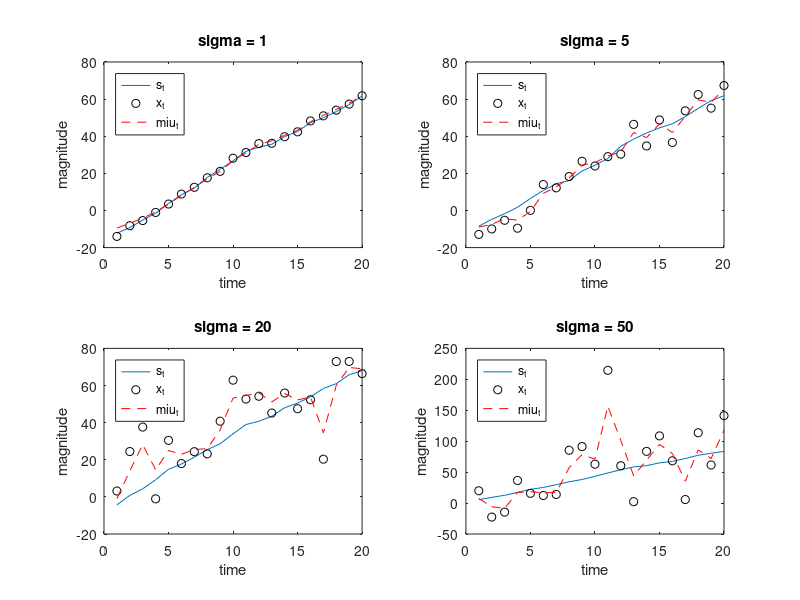

Reproduce this figure in MATLAB. (Note: this script raises an error after producing the figure.)
function BayesBook_12_1_simu_MisestNoise

%following the simple generative model in chapter 12
%where delta and sigma_s determine the transition function
%(a process that increases with time)

%examine the effect of misestimating noise during inference
%world: have different noise levels
%Observer making the inference: think that the noise is always 5

sigma_list = [1,5,20,50]; %of s to x
sigma_own = 5;

for i = 1:length(sigma_list)
    ntrials = 20;
    delta = 4;
    sigma_s = 1; %of s(t-1) to s(t)
    sigma = sigma_list(i);
    
    %% "generative model" (create the observations)
    for t = 1:ntrials
        if t == 1
            s(t) = normrnd(-5,5); %starting point
        else
            s(t) = normrnd(s(t-1)+delta,sigma_s); %transition
        end

        %generate observations
        x(t) = normrnd(s(t),sigma);

    end

    %% create a Bayesian learner that has "misestimation"
    for t = 1:ntrials

        %setting up the prior, miu(t) NOT the final miu(t)
        if t == 1
            %starting point
            miu(t) = -5; %mean estimated
            estsig(t) = 5; %the uncertainty of the estimator
        else
            miu(t) = miu(t-1)+delta; %transition
            estsig(t) = sqrt(estsig(t-1)^2+sigma_s^2); %variance increase
        end

        %precision-weighted integration of observation
        toolong = x(t)/sigma_own^2 + miu(t)/estsig(t)^2;
        miu(t) = (toolong)/((1/sigma_own^2)+(1/estsig(t)^2));
        estsigma(t) = sqrt(1/(1/sigma_own^2)+(1/estsig(t)^2));
    end

    subplot(2,2,i)
    plot(s,'-')
    hold on
    plot(x,'ko')
    plot(miu,'r--')
    hold off
    xlabel('time')
    ylabel('magnitude')
    legend('s_t','x_t','miu_t','Location','Northwest')
    title(sprintf('sigma = %i',sigma))

end

sgtitle(sprintf('sigma in inference fixed at %i',sigma_own))

end